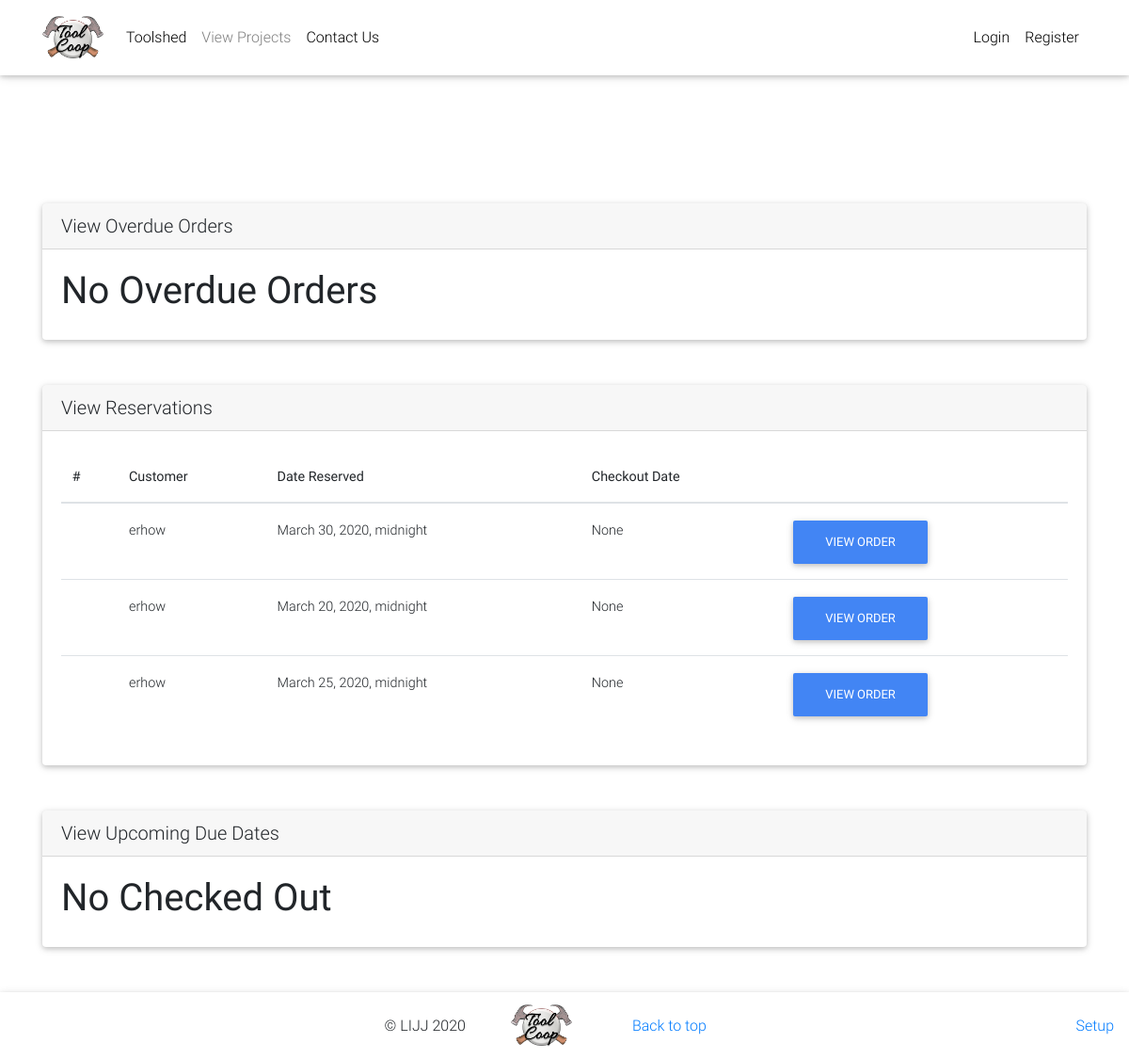
The app's page /orders/, older data.
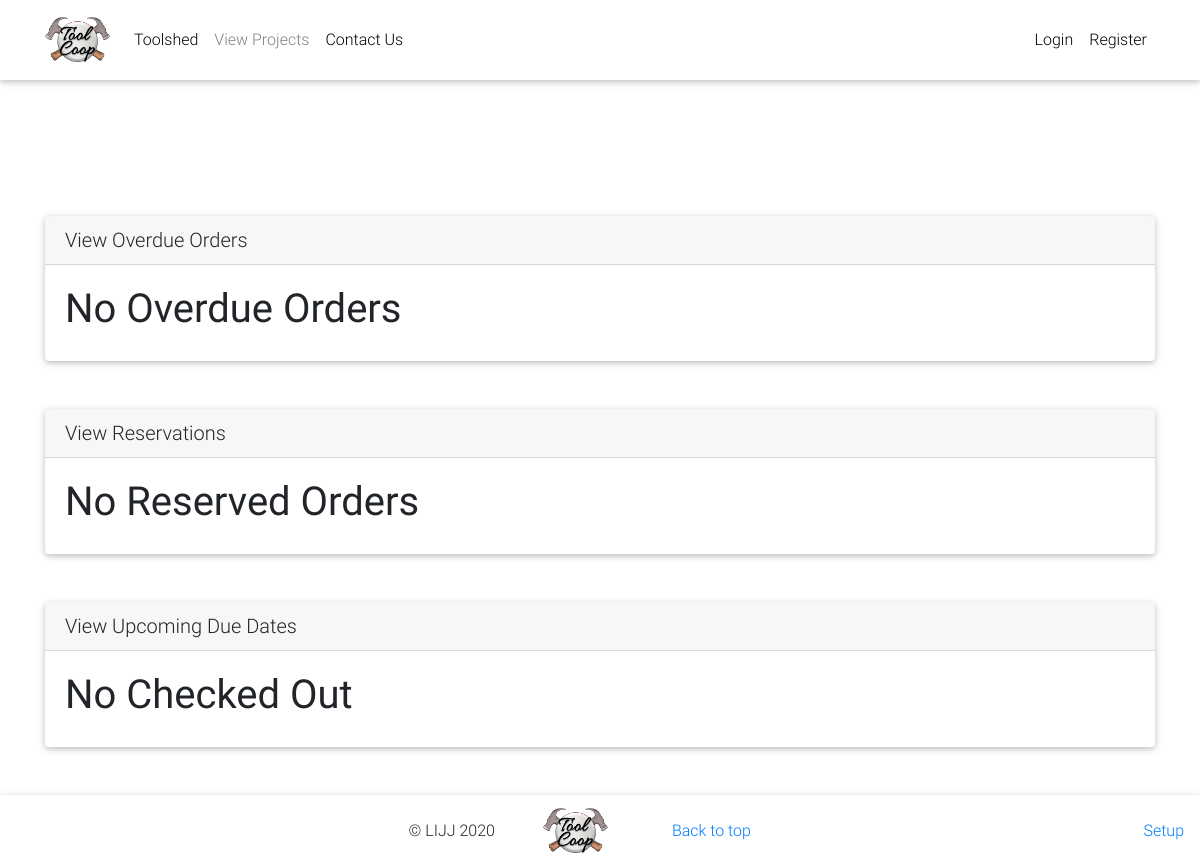
The same page, newer data.
### backend/models.py (models this page shows, shortened)
class Order(models.Model):
    user = models.ForeignKey(User, on_delete=models.CASCADE)
    items = models.ManyToManyField(OrderItem)
    is_reserved = models.BooleanField(default=False)
    is_checked_out = models.BooleanField(default=False)
    reservation_date = models.DateTimeField(null=True)
    checkout_date = models.DateTimeField(null=True)
    due_date = models.DateTimeField(null=True)
    checkin_date = models.DateTimeField(null=True)
    def get_admin_order_summary(self):
        return reverse("admin-order-summary", kwargs={'id':self.id})

### backend/views.py (the view)
# urls.py: path('orders/', AdminOrdersView.as_view(), name='orders'),
class AdminOrdersView(View):
    def get(self, *args, **kwargs):
        try:
            reserved_orders = Order.objects.filter(is_reserved=True, is_checked_out=False)
            checked_out_orders = Order.objects.filter(is_reserved=True, is_checked_out=True)
            overdue_orders = Order.objects.filter(due_date__lte=datetime.today() , is_checked_out=True)
            context=  {
                'reserved_orders': reserved_orders,
                'checked_out_orders': checked_out_orders,
                'overdue_orders': overdue_orders
            }
            return render(self.request, "backend/orders.html", context)
        except ObjectDoesNotExist:
            messages.info(self.request, "You do not have an active order")
            return redirect("/")

### backend/templates/backend/orders.html
{% extends "backend/base.html" %}
{% load crispy_forms_tags %}
{% block content %}
<main>
  <div>
    <div class="card my-5">
      <h5 class="card-header">View Overdue Orders</h5>
      <div class="card-body">
        {% if checked_out_orders|length > 0 %}
        <table class="table">
          <thead>
            <tr>
              <th scope="col">#</th>
              <th>Customer</th>
              <th scope="col">Date Reserved</th>
              <th scope="col">Checkout Date</th>
              <th scope="col"></th>
            </tr>
          </thead>
          <tbody>
            {% for order in overdue_orders %}
            <tr>
              <th scope="row"></th>
              <td> {{ order.user.username }}</td>
              <td>{{ order.reservation_date }}</td>
              <td>{{ order.checkout_date }}</td>
              <td><a class="btn btn-primary" href="{{ order.get_admin_order_summary }}">View Order</a> </td>
            </tr>
            {% endfor %}
          </tbody>
        </table>
        {% else %}
        <h1>No Overdue Orders</h1>
        {% endif %}
      </div>
    </div>
  </div>
  <div class="card my-5">
    <h5 class="card-header">View Reservations</h5>
    <div class="card-body">
      {% if reserved_orders|length > 0 %}
        <table class="table">
          <thead>
            <tr>
              <th scope="col">#</th>
              <th>Customer</th>
              <th scope="col">Date Reserved</th>
              <th scope="col">Checkout Date</th>
              <th scope="col"></th>
            </tr>
          </thead>
          <tbody>
            {% for order in reserved_orders %}
            <tr>
              <th scope="row"></th>
              <td> {{ order.user.username }}</td>
              <td>{{ order.reservation_date }}</td>
              <td>{{ order.checkout_date }}</td>
              <td><a class="btn btn-primary" href="{{ order.get_admin_order_summary }}">View Order</a> </td>
            </tr>
            {% endfor %}
          </tbody>
        </table>
      {% else %}
        <h1>No Reserved Orders</h1>
      {% endif %}
    </div>
  </div>
    <div class="card my-5">
      <h5 class="card-header">View Upcoming Due Dates</h5>
      <div class="card-body">
        {% if checked_out_orders|length > 0 %}
          <table class="table">
            <thead>
              <tr>
                <th scope="col">#</th>
                <th>Customer</th>
                <th scope="col">Checkout Date</th>
                <th scope="col">Due Date</th>
                <th scope="col"></th>
                <th scope="col"></th>
              </tr>
            </thead>
            <tbody>
              {% for order in checked_out_orders %}
              <tr>
                <th scope="row"></th>
                <td> {{ order.user.username }}</td>
                <td>{{ order.checkout_date }}</td>
                <td>{{ order.due_date }}</td>
                <td><a class="btn btn-primary" href="{{ order.get_admin_order_summary }}">View Order</a> </td>
                <td>
                  {% if order.is_checked_out %}
                  <a class="btn btn-primary" href="{{ order.get_admin_checkin }}">Checkin</a>
                  {% endif %}
                </td>
              </tr>
              {% endfor %}
            </tbody>
          </table>
        {% else %}
          <h1>No Checked Out</h1>
        {% endif %}
      </div>
    </div>
</main>
{% endblock content %}

Row changes from the older to the newer data that the page shows:
removed Order: user.username "erhow", reservation_date "March 30, 2020, midnight", checkout_date "None"
removed Order: user.username "erhow", reservation_date "March 20, 2020, midnight", checkout_date "None"
removed Order: user.username "erhow", reservation_date "March 25, 2020, midnight", checkout_date "None"
Text that changed along with them:
text no longer shown: "# Customer Date Reserved Checkout Date"
text now shown: "No Reserved Orders"
